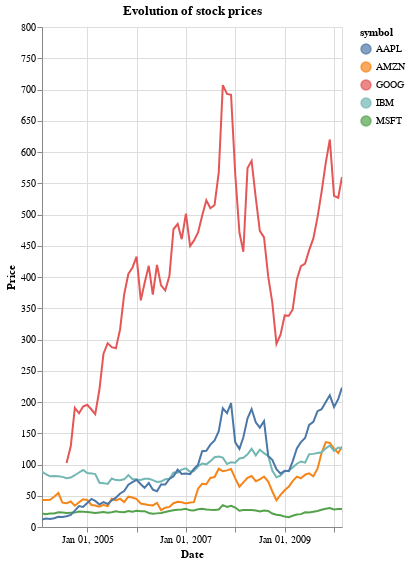

Notebook cell for this chart:
### Code cell
chart

### Figure 1 — Vega-Lite specification as saved in the notebook (floating-point values rounded to 4 significant figures; data arrays with more than 128 entries replaced by an {"elided": "..."} marker saying what was removed)
{"config": {"view": {"continuousWidth": 300, "continuousHeight": 300}}, "layer": [{"mark": {"type": "line"}, "encoding": {"color": {"field": "symbol", "type": "nominal"}, "x": {"field": "date", "title": "Date", "type": "temporal"}, "y": {"field": "price", "title": "Price", "type": "quantitative"}}, "name": "view_25", "title": "Evolution of stock prices"}, {"mark": {"type": "circle", "size": 65}, "encoding": {"color": {"field": "symbol", "type": "nominal"}, "x": {"field": "date", "title": "Date", "type": "temporal"}, "y": {"field": "price", "title": "Price", "type": "quantitative"}}, "title": "Evolution of stock prices", "transform": [{"filter": {"param": "param_24", "empty": false}}]}, {"mark": {"type": "rule"}, "encoding": {"opacity": {"condition": {"param": "param_24", "value": 0.3, "empty": false}, "value": 0}, "tooltip": [{"field": "date", "title": "Date", "type": "temporal"}, {"field": "price", "title": "Price (USD)", "type": "quantitative"}], "x": {"field": "date", "timeUnit": "yearmonthdate", "type": "temporal"}, "y": {"field": "price", "type": "quantitative"}}, "name": "view_22"}], "data": {"name": "data-2163fa68ced0d2df031c82ca07f8653e"}, "height": 500, "params": [{"name": "param_24", "select": {"type": "point", "fields": ["date"], "nearest": true, "on": "mouseover"}, "views": ["view_22"]}, {"name": "param_25", "select": {"type": "interval", "encodings": ["x", "y"]}, "bind": "scales", "views": ["view_25"]}], "$schema": "https://vega.github.io/schema/vega-lite/v5.15.1.json", "datasets": {"data-2163fa68ced0d2df031c82ca07f8653e": {"elided": "364 records"}}}
